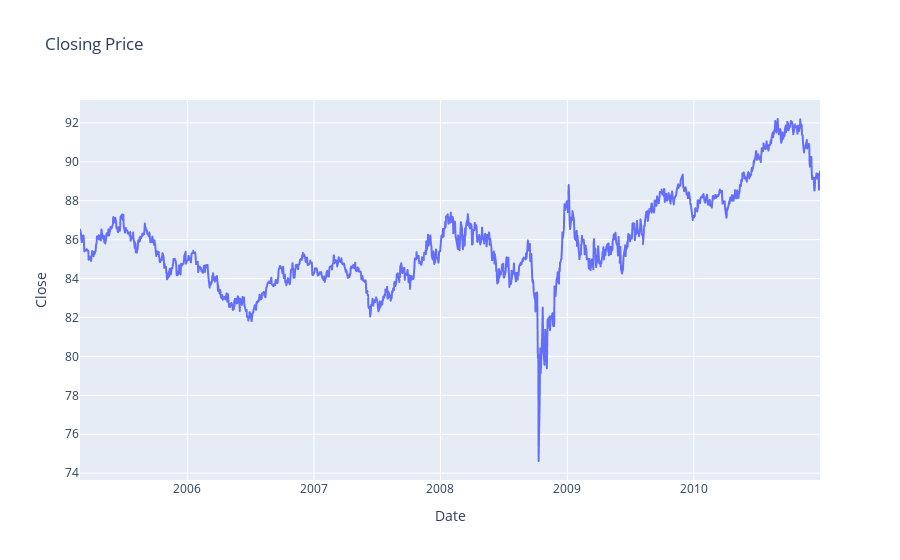

Notebook source saved alongside this figure:
### Markdown cell above
Of course, the statistics may not be enough to interpret anything. Hence, we are going to use line graph to see the trend of this company stock.

### Code cell
import plotly.express as px
fig = px.line(population, x="Date", y="Close",  
              title='Closing Price')
fig.show()

### Figure 1 — Plotly figure (JSON) as saved in the notebook; plotly's stock layout.template omitted (floating-point values rounded to 4 significant figures; data arrays with more than 128 entries replaced by an {"elided": "..."} marker saying what was removed)
{"data": [{"hovertemplate": "Date=%{x}<br>Close=%{y}<extra></extra>", "legendgroup": "", "line": {"color": "#636efa", "dash": "solid"}, "marker": {"symbol": "circle"}, "mode": "lines", "name": "", "showlegend": false, "type": "scattergl", "x": {"elided": "1474 str values"}, "xaxis": "x", "y": {"elided": "1474 float values"}, "yaxis": "y"}], "layout": {"legend": {"tracegroupgap": 0}, "title": {"text": "Closing Price"}, "xaxis": {"anchor": "y", "domain": [0, 1], "title": {"text": "Date"}}, "yaxis": {"anchor": "x", "domain": [0, 1], "title": {"text": "Close"}}}}
